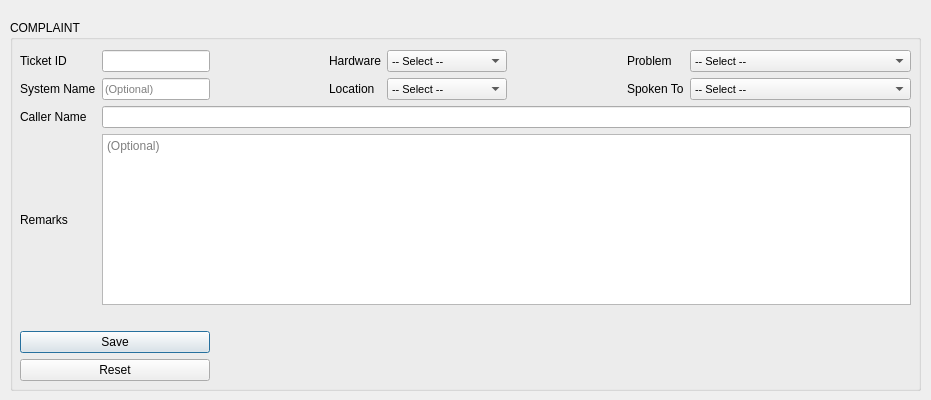
<?xml version="1.0" encoding="UTF-8"?>
<ui version="4.0">
 <class>Dialog</class>
 <widget class="QDialog" name="Dialog">
  <property name="windowModality">
   <enum>Qt::ApplicationModal</enum>
  </property>
  <property name="geometry">
   <rect>
    <x>0</x>
    <y>0</y>
    <width>931</width>
    <height>400</height>
   </rect>
  </property>
  <property name="windowTitle">
   <string>Dialog</string>
  </property>
  <widget class="QGroupBox" name="groupBox">
   <property name="geometry">
    <rect>
     <x>10</x>
     <y>20</y>
     <width>911</width>
     <height>371</height>
    </rect>
   </property>
   <property name="title">
    <string>COMPLAINT</string>
   </property>
   <widget class="QWidget" name="gridLayoutWidget">
    <property name="geometry">
     <rect>
      <x>10</x>
      <y>30</y>
      <width>891</width>
      <height>331</height>
     </rect>
    </property>
    <layout class="QGridLayout" name="gridLayout">
     <item row="1" column="2">
      <spacer name="horizontalSpacer_3">
       <property name="orientation">
        <enum>Qt::Horizontal</enum>
       </property>
       <property name="sizeHint" stdset="0">
        <size>
         <width>40</width>
         <height>20</height>
        </size>
       </property>
      </spacer>
     </item>
     <item row="0" column="0">
      <widget class="QLabel" name="ticket_label">
       <property name="text">
        <string>Ticket ID</string>
       </property>
      </widget>
     </item>
     <item row="0" column="1">
      <widget class="QLineEdit" name="ticket">
       <property name="styleSheet">
        <string notr="true"/>
       </property>
      </widget>
     </item>
     <item row="1" column="0">
      <widget class="QLabel" name="brd_label">
       <property name="text">
        <string>System Name</string>
       </property>
      </widget>
     </item>
     <item row="0" column="3">
      <widget class="QLabel" name="hwl">
       <property name="text">
        <string>Hardware</string>
       </property>
      </widget>
     </item>
     <item row="0" column="2">
      <spacer name="horizontalSpacer">
       <property name="orientation">
        <enum>Qt::Horizontal</enum>
       </property>
       <property name="sizeHint" stdset="0">
        <size>
         <width>40</width>
         <height>20</height>
        </size>
       </property>
      </spacer>
     </item>
     <item row="3" column="0">
      <widget class="QLabel" name="name_label">
       <property name="text">
        <string>Caller Name</string>
       </property>
      </widget>
     </item>
     <item row="4" column="0">
      <widget class="QLabel" name="rmk_label">
       <property name="text">
        <string>Remarks</string>
       </property>
      </widget>
     </item>
     <item row="1" column="3">
      <widget class="QLabel" name="flr_label">
       <property name="text">
        <string>Location</string>
       </property>
      </widget>
     </item>
     <item row="1" column="1">
      <widget class="QLineEdit" name="sys_name">
       <property name="font">
        <font>
         <pointsize>8</pointsize>
        </font>
       </property>
       <property name="placeholderText">
        <string>(Optional)</string>
       </property>
      </widget>
     </item>
     <item row="1" column="8">
      <widget class="QLabel" name="admin_label">
       <property name="text">
        <string>Spoken To</string>
       </property>
      </widget>
     </item>
     <item row="1" column="7">
      <spacer name="horizontalSpacer_4">
       <property name="orientation">
        <enum>Qt::Horizontal</enum>
       </property>
       <property name="sizeHint" stdset="0">
        <size>
         <width>40</width>
         <height>20</height>
        </size>
       </property>
      </spacer>
     </item>
     <item row="7" column="9">
      <spacer name="horizontalSpacer_5">
       <property name="orientation">
        <enum>Qt::Horizontal</enum>
       </property>
       <property name="sizeHint" stdset="0">
        <size>
         <width>40</width>
         <height>20</height>
        </size>
       </property>
      </spacer>
     </item>
     <item row="3" column="1" colspan="10">
      <widget class="QLineEdit" name="opt_name">
       <property name="placeholderText">
        <string/>
       </property>
      </widget>
     </item>
     <item row="7" column="0" colspan="2">
      <widget class="QPushButton" name="save_details">
       <property name="text">
        <string>Save</string>
       </property>
      </widget>
     </item>
     <item row="1" column="9" colspan="2">
      <widget class="QComboBox" name="ad_combo">
       <property name="font">
        <font>
         <pointsize>8</pointsize>
        </font>
       </property>
       <property name="styleSheet">
        <string notr="true"/>
       </property>
       <item>
        <property name="text">
         <string>-- Select --</string>
        </property>
       </item>
      </widget>
     </item>
     <item row="4" column="1" colspan="10">
      <widget class="QTextEdit" name="remark">
       <property name="placeholderText">
        <string>(Optional)</string>
       </property>
      </widget>
     </item>
     <item row="7" column="10">
      <spacer name="horizontalSpacer_6">
       <property name="orientation">
        <enum>Qt::Horizontal</enum>
       </property>
       <property name="sizeHint" stdset="0">
        <size>
         <width>40</width>
         <height>20</height>
        </size>
       </property>
      </spacer>
     </item>
     <item row="0" column="9" colspan="2">
      <widget class="QComboBox" name="pbt_combo">
       <property name="font">
        <font>
         <pointsize>8</pointsize>
        </font>
       </property>
       <property name="styleSheet">
        <string notr="true"/>
       </property>
       <item>
        <property name="text">
         <string>-- Select --</string>
        </property>
       </item>
      </widget>
     </item>
     <item row="8" column="0" colspan="2">
      <widget class="QPushButton" name="reset_details">
       <property name="text">
        <string>Reset</string>
       </property>
      </widget>
     </item>
     <item row="0" column="8">
      <widget class="QLabel" name="pbl">
       <property name="text">
        <string>Problem</string>
       </property>
      </widget>
     </item>
     <item row="0" column="7">
      <spacer name="horizontalSpacer_2">
       <property name="orientation">
        <enum>Qt::Horizontal</enum>
       </property>
       <property name="sizeHint" stdset="0">
        <size>
         <width>40</width>
         <height>20</height>
        </size>
       </property>
      </spacer>
     </item>
     <item row="6" column="0">
      <spacer name="verticalSpacer">
       <property name="orientation">
        <enum>Qt::Vertical</enum>
       </property>
       <property name="sizeHint" stdset="0">
        <size>
         <width>20</width>
         <height>40</height>
        </size>
       </property>
      </spacer>
     </item>
     <item row="6" column="6">
      <spacer name="horizontalSpacer_7">
       <property name="orientation">
        <enum>Qt::Horizontal</enum>
       </property>
       <property name="sizeHint" stdset="0">
        <size>
         <width>40</width>
         <height>20</height>
        </size>
       </property>
      </spacer>
     </item>
     <item row="0" column="4" colspan="3">
      <widget class="QComboBox" name="hwt_combo">
       <property name="font">
        <font>
         <pointsize>8</pointsize>
        </font>
       </property>
       <property name="styleSheet">
        <string notr="true"/>
       </property>
       <item>
        <property name="text">
         <string>-- Select --</string>
        </property>
       </item>
      </widget>
     </item>
     <item row="1" column="4" colspan="3">
      <widget class="QComboBox" name="loc_combo">
       <property name="font">
        <font>
         <pointsize>8</pointsize>
        </font>
       </property>
       <property name="styleSheet">
        <string notr="true"/>
       </property>
       <item>
        <property name="text">
         <string>-- Select --</string>
        </property>
       </item>
      </widget>
     </item>
    </layout>
   </widget>
  </widget>
 </widget>
 <resources/>
 <connections/>
</ui>
